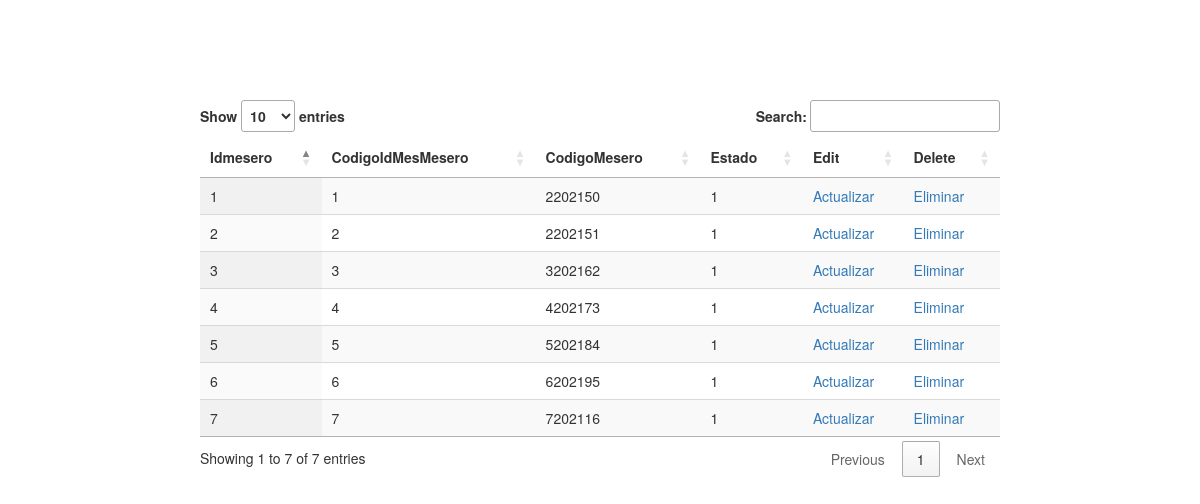
Page /ejercicios/dataTablesCodigoMesero/fetch.php on the committed database.
### tables this page shows
CREATE TABLE IF NOT EXISTS `codigo_mesero` (
  `codMesId` INT NOT NULL,
  `codMesIdMesero` INT NOT NULL,
  `codMesCodigoMesero` INT NOT NULL,
  `codMesEstado` TINYINT(1) NOT NULL DEFAULT '1',
  `codMesSesion` VARCHAR(20) CHARACTER SET 'utf8' COLLATE 'utf8_unicode_ci' NULL DEFAULT NULL,
  `codMescreated_at` TIMESTAMP NULL DEFAULT CURRENT_TIMESTAMP,
  `codMesupdated_at` TIMESTAMP NULL DEFAULT CURRENT_TIMESTAMP ON UPDATE CURRENT_TIMESTAMP,
  PRIMARY KEY (`codMesId`),
  UNIQUE INDEX `uk_cod_mese` (`codMesCodigoMesero` ASC) ,
  INDEX `codMesIdMesero` (`codMesIdMesero` ASC) ,
  CONSTRAINT `codigo_mesero_ibfk_1`
    FOREIGN KEY (`codMesIdMesero`)
    REFERENCES `persona` (`perId`));

### ejercicios/dataTablesCodigoMesero/fetch.php (the view, shortened to what this page needs)
<!DOCTYPE html>
<html>
    <head>
        <link rel="stylesheet" href="https://maxcdn.bootstrapcdn.com/bootstrap/3.3.7/css/bootstrap.min.css">
        <link rel="stylesheet" type="text/css" href="https://cdn.datatables.net/1.10.19/css/jquery.dataTables.min.css">
    </head>
    <body>
        <div class="container" style="width: 800px; margin-top: 100px;">
            <div class="row">
                <table id="example" class="display" style="width:100%">
                    <thead>
                        <tr>
                            <th>Idmesero</th>
                            <th>CodigoIdMesMesero</th>
                            <th>CodigoMesero</th>
                            <th>Estado</th>
                            <th>Edit</th>
                            <th>Delete</th>
                        </tr>
                    </thead>
                    <tbody>
                        <?php
                        include './config.php';
                        $query = "select codMesId, codMesIdMesero, codMesCodigoMesero, codMesEstado
                        from codigo_mesero;";
                        $sql = mysqli_query($connect, $query);
                        while ($row = mysqli_fetch_array($sql)) {
                            ?>
                            <tr>
                                <td><?php echo $row["codMesId"]; ?></td>
                                <td><?php echo $row["codMesIdMesero"]; ?></td>
                                <td><?php echo $row["codMesCodigoMesero"]; ?></td>
                                <td><?php echo $row["codMesEstado"]; ?></td>
                                <td><a href="actualizar.php?id=<?php echo $row["rolId"]; ?>">Actualizar</a></td>
                                <td><a href="borrar.php?id=<?php echo $row["rolId"]; ?>" onclick="return confirm('Está seguro de eliminar el registro?')">Eliminar</a></td>
                            </tr>
                        <?php } ?>
                    </tbody>
                </table>
            </div>
        </div>
    </body>
</html>

### rows in the picture
codigo_mesero: codMesId "1", codMesIdMesero "1", codMesCodigoMesero "2202150", codMesEstado "1"
codigo_mesero: codMesId "2", codMesIdMesero "2", codMesCodigoMesero "2202151", codMesEstado "1"
codigo_mesero: codMesId "3", codMesIdMesero "3", codMesCodigoMesero "3202162", codMesEstado "1"
codigo_mesero: codMesId "4", codMesIdMesero "4", codMesCodigoMesero "4202173", codMesEstado "1"
codigo_mesero: codMesId "5", codMesIdMesero "5", codMesCodigoMesero "5202184", codMesEstado "1"
codigo_mesero: codMesId "6", codMesIdMesero "6", codMesCodigoMesero "6202195", codMesEstado "1"
codigo_mesero: codMesId "7", codMesIdMesero "7", codMesCodigoMesero "7202116", codMesEstado "1"
